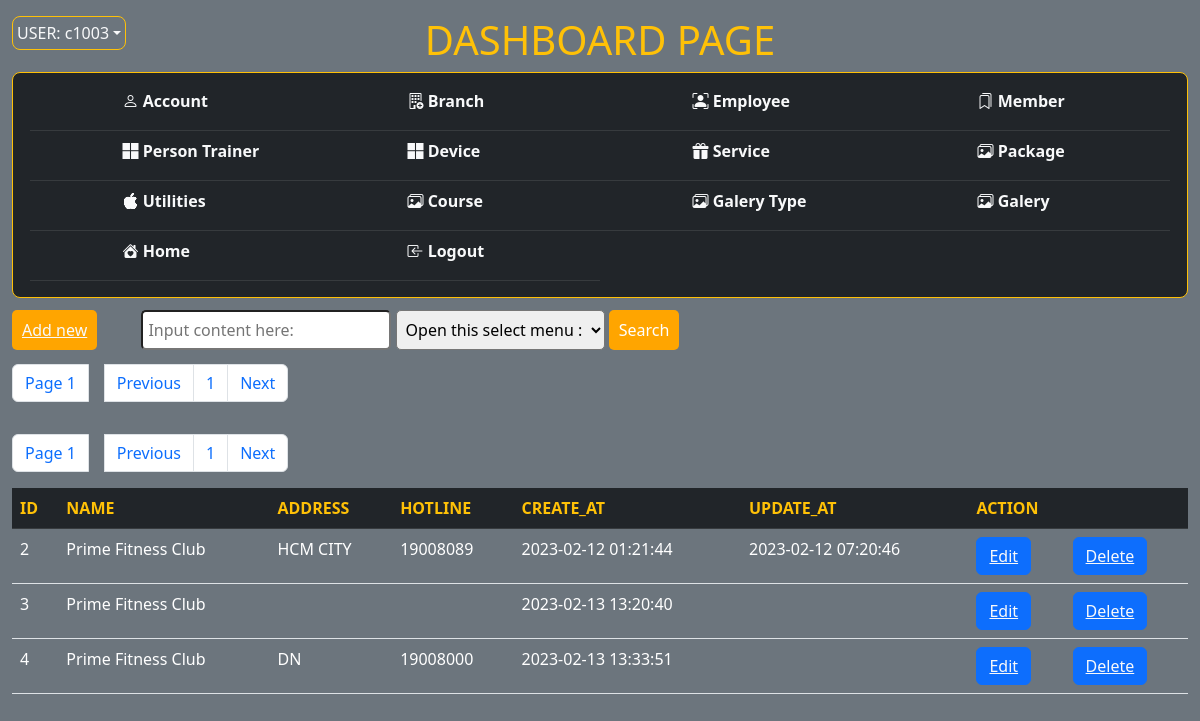
The app's page /CRUD/dashboard.php?select=branch (signed in) with its own data.
### tables this page shows
CREATE TABLE branch(
    branch_id int AUTO_INCREMENT NOT NULL,
    name VARCHAR(50),
    address VARCHAR(100),
    hotline VARCHAR(15),
    flag INT DEFAULT 1,
    create_at DATETIME,
    update_at DATETIME,
    CONSTRAINT PK_branch PRIMARY KEY (branch_id)
);

### classlist.php (the view, shortened to what this page needs)
<?php
    class main {
        public $limit = 10;
        public $row_current;
        public $previous;
        public $next;
        public $page;
        public $total;
        public function total_page($table) {
            $c = new config;
            $conn = $c->connect();
            $sql = 'SELECT COUNT(*) FROM '.$table.'';
            $stmt = $conn->prepare($sql);
            $stmt->execute();
            $results = $stmt->fetchColumn();
            return ceil($results/$this->limit);
        }
        public function show_pagination($table) {
            $row_current = 1;
            echo '<ul class="pagination pt-3">
                      <li class="page-item"><a class="page-link" href="#">Page '.$this->page.'</a></li>
                      <li class="page-item ps-3"><a class="page-link" href="dashboard.php?select='.$table.'&row_current='.$this->previous.'">Previous</a></li>';
            for($s = 1;$s <= $this->total;$s++) {
                echo '<li class="page-item"><a class="page-link" href="dashboard.php?select='.$table.'&row_current='.$row_current.' ">'.$s.'</a></li>';
                $row_current += $this->limit;
            }
            echo     '<li class="page-item"><a class="page-link" href="dashboard.php?select='.$table.'&row_current='.$this->next.'">Next</a></li>
                 </ul>';
        }
        public function arr_result($table) {
            $c = new config;
            $conn = $c->connect();
            $sql = 'SELECT * FROM '.$table.' LIMIT '.$this->row_current.','.$this->limit.'';
            $stmt = $conn->prepare($sql);
            $stmt->execute();
            return $stmt->fetchAll(PDO::FETCH_ASSOC);
        }
    }
    class branch extends main {
        public $branch_id;
        public $name;
        public $address;
        public $hotline;
        public $create_at;
        public $update_at;
        public function show_header() {
            echo "<tr>
                    <td class='table-dark text-warning fw-bold'>ID</td>
                    <td class='table-dark text-warning fw-bold'>NAME</td>
                    <td class='table-dark text-warning fw-bold'>ADDRESS</td>
                    <td class='table-dark text-warning fw-bold'>HOTLINE</td>
                    <td class='table-dark text-warning fw-bold'>CREATE_AT</td>
                    <td class='table-dark text-warning fw-bold'>UPDATE_AT</td>
                    <td class='table-dark text-warning fw-bold' colspan='2'>ACTION</td>
                </tr>";
        }
        public function show_item() {
            echo '<tr>
                    <td>'.$this->branch_id.'</td>
                    <td>'.$this->name.'</td>
                    <td>'.$this->address.'</td>
                    <td>'.$this->hotline.'</td>
                    <td>'.$this->create_at.'</td>
                    <td>'.$this->update_at.'</td>
                    <td><button class="btn btn-primary"><a  class="text-light" href="edit.php?edit_id=branch&branch_id='.$this->branch_id.'&name='.$this->name.'&address='.$this->address.'&hotline='.$this->hotline.'">Edit</a></button></td>
                    <td><button class="btn btn-primary"><a  class="text-light del" href="delete.php?delete_id=branch&branch_id='.$this->branch_id.' ">Delete</a></button></td>
                </tr>';
        }
    }
?>

### CRUD/dashboard.php (shortened to what this page needs)
<?php
    require "../classlist.php";
    $select = "";
    if(isset($_GET["select"])) {
        $select = $_GET["select"];
    }
    $search_data = NULL;
    $search_list = NULL;
?>
<!DOCTYPE html>
<html>
<head>
    <link rel="stylesheet" href="../assets/css/bootstrap.min.css">
	<link rel="stylesheet" href="https://cdn.jsdelivr.net/npm/bootstrap-icons@1.10.2/font/bootstrap-icons.css">
</head>
<body class="bg-secondary">
	<div class="dashboard container-fluid position-relative ">
		<div class="dropdown  position-absolute top-0 start-40 border border-warning rounded rounded-3">
			<a class="nav-link  table-hover dropdown-toggle p-1 text-light " href="" role="button" data-bs-toggle="dropdown" aria-expanded="false"> USER: <?php echo $_COOKIE["user_name"]  ?></a>
		</div>
		<h1 class="text-center text-warning mt-3">DASHBOARD PAGE</h1>
        <div class="menu-body bg-dark border border-warning rounded rounded-3">
            <table class="table table-dark home-menu container-lg mt-2">
                <tr>
                    <td class="text-start align-middle mmm"><div class="dblink" ><a class="fw-bold text-light open text-decoration-none"  href="dashboard.php?select=role" ><i class="bi bi-person"></i>  Account</a></div></td>
                    <td class="text-start align-middle mmm"><div class="dblink" ><a class="fw-bold text-light open text-decoration-none"  href="dashboard.php?select=branch" ><i class="bi bi-building-add"></i>  Branch</a></div></td>
                    <td class="text-start align-middle mmm"><div class="dblink" ><a class="fw-bold text-light open text-decoration-none"  href="dashboard.php?select=employee" ><i class="bi bi-person-bounding-box"></i>  Employee</a></div></td>
                    <td class="text-start align-middle mmm"><div class="dblink" ><a class="fw-bold text-light open text-decoration-none"  href="dashboard.php?select=member" ><i class="bi bi-bookmarks"></i>  Member</a></div></td>
                </tr>
                <tr>
                    <td class="text-start align-middle mmm"><div class="dblink" ><a class="fw-bold text-light open text-decoration-none"  href="dashboard.php?select=person_trainer" ><i class="bi bi-microsoft"></i>  Person Trainer</a></div></td>
                    <td class="text-start align-middle mmm"><div class="dblink" ><a class="fw-bold text-light open text-decoration-none"  href="dashboard.php?select=device" ><i class="bi bi-microsoft"></i>  Device</a></div></td>
                    <td class="text-start align-middle mmm"><div class="dblink" ><a class="fw-bold text-light open text-decoration-none"  href="dashboard.php?select=service"><i class="bi bi-gift-fill"></i>  Service</a></div></td>
                    <td class="text-start align-middle mmm"><div class="dblink" ><a class="fw-bold text-light open text-decoration-none"  href="dashboard.php?select=package" ><i class="bi bi-images"></i>  Package</a></div></td>
                </tr>
                <tr>
                    <td class="text-start align-middle mmm"><div class="dblink" ><a class="fw-bold text-light open text-decoration-none"  href="dashboard.php?select=utilities" ><i class="bi bi-apple"></i>  Utilities</a></div></td>
                    <td class="text-start align-middle mmm"><div class="dblink" ><a class="fw-bold text-light open text-decoration-none"  href="dashboard.php?select=course" ><i class="bi bi-images"></i>  Course</a></div></td>
                    <td class="text-start align-middle mmm"><div class="dblink" ><a class="fw-bold text-light open text-decoration-none"  href="dashboard.php?select=galery_type" ><i class="bi bi-images"></i>  Galery Type</a></div></td>
                    <td class="text-start align-middle mmm"><div class="dblink" ><a class="fw-bold text-light open text-decoration-none"  href="dashboard.php?select=galery" ><i class="bi bi-images"></i>  Galery</a></div></td>
                </tr>
                <tr>
                    <td class="text-start align-middle mmm"><div class="dblink" ><a class="fw-bold text-light open text-decoration-none"  href="../index.php"><i class="bi bi-house-heart-fill"></i>  Home</a></div></td>
                    <td class="text-start align-middle mmm"><div class="dblink" ><a class="fw-bold text-light open text-decoration-none"  href="../logout.php"><i class="bi bi-box-arrow-in-left"></i>  Logout</a></div></td>
                </tr>
            </table>
        </div>
        <div class="">
            <form action="" method="GET" class="search-bar <?php if($select == "") {echo "d-none";} else {echo "d-block";}  ?>">
                <button class="btn-search <?php if($select == "member") echo "d-none"  ?>"><a class="text-light" href="addnew.php?select=<?php  echo $select ?>">Add new</a></button>
                <input type="text" id="search-box" name="search_data" placeholder="Input content here:">
                <select name="search_list" id="search_list">
                    <option selected disabled>Open this select menu :</option>
                </select>
                <button type="submit" class="btn-search" value="send" name="search">Search</button>
            </form>
        </div>
         <table class="table table-result mt-2">
            <?php
                    switch($select) {
                        case "branch":
                            $p = new branch;
                            $p->show_header();
                            $p->total = $p->total_page("branch");
                            if(isset($_GET["row_current"])) {
                                $p->row_current = $_GET["row_current"];
                            } else {
                                $p->row_current = 1;
                            };
                            $p->page = ceil($p->row_current/$p->limit);
                            if($p->row_current < $p->limit) {
                                $p->previous = 1;
                            } else {
                                $p->previous = $p->row_current - $p->limit;
                            };
                            $p->show_pagination("branch");
                            $p->total = $p->total_page("branch");
                            if(isset($_GET["row_current"])) {
                                $p->row_current = $_GET["row_current"];
                            } else {
                                $p->row_current = 1;
                            };
                            $p->page = ceil($p->row_current/$p->limit);
                            if($p->row_current < $p->limit) {
                                $p->previous = 1;
                            } else {
                                $p->previous = $p->row_current - $p->limit;
                            };
                            $p->show_pagination("branch");
                            if($search_data == NULL && $search_list == NULL) {
                                $results = $p->arr_result("branch");
                                }
                            foreach($results as $row) {
                                $p->flag = $row["flag"];
                                if($p->flag == 1) {
                                    $p->branch_id = $row["branch_id"];
                                    $p->name = $row["name"];
                                    $p->address = $row["address"];
                                    $p->hotline = $row["hotline"];
                                    $p->create_at = $row["create_at"];
                                    $p->update_at = $row["update_at"];
                                    $p->show_item();
                                }
                            }
                            break;
                    }
            ?>
        </table>
    </div>
</body>
</html>

### CRUD/dashboard.php (style rules this page uses)
body { position: relative; z-index: 0; }
.dashboard { min-width: 1200px; }
.menu-body { width: 100%; }
.mmm { min-width: 25%; display: inline-block; height: 50px; }
.mmm .dblink { width: 150px; margin-left: calc(50% - 50px); }
.table-result td { color: white; }
.search-bar { width: 100%; height: 40px; margin-top: 10px; }
#search-box { width: 250px; margin-left: 40px; height: 100%; padding: 0 5px; border-radius: 5px; margin-top: 2px; }
#search_list { height: 100%; padding: 0 5px; border-radius: 5px; }
.btn-search { height: 100%; padding: 0 10px; border: none; border-radius: 5px; background-color: orange; color: white; }
.pagination { padding-left: 0 !important; }

### records on screen
branch: branch_id "2", name "Prime Fitness Club", address "HCM CITY", hotline "19008089", create_at "2023-02-12 01:21:44", update_at "2023-02-12 07:20:46"
branch: branch_id "3", name "Prime Fitness Club", create_at "2023-02-13 13:20:40"
branch: branch_id "4", name "Prime Fitness Club", address "DN", hotline "19008000", create_at "2023-02-13 13:33:51"

### other values on screen
$_COOKIE["user_name"] "c1003"
$this->page "1 1"
